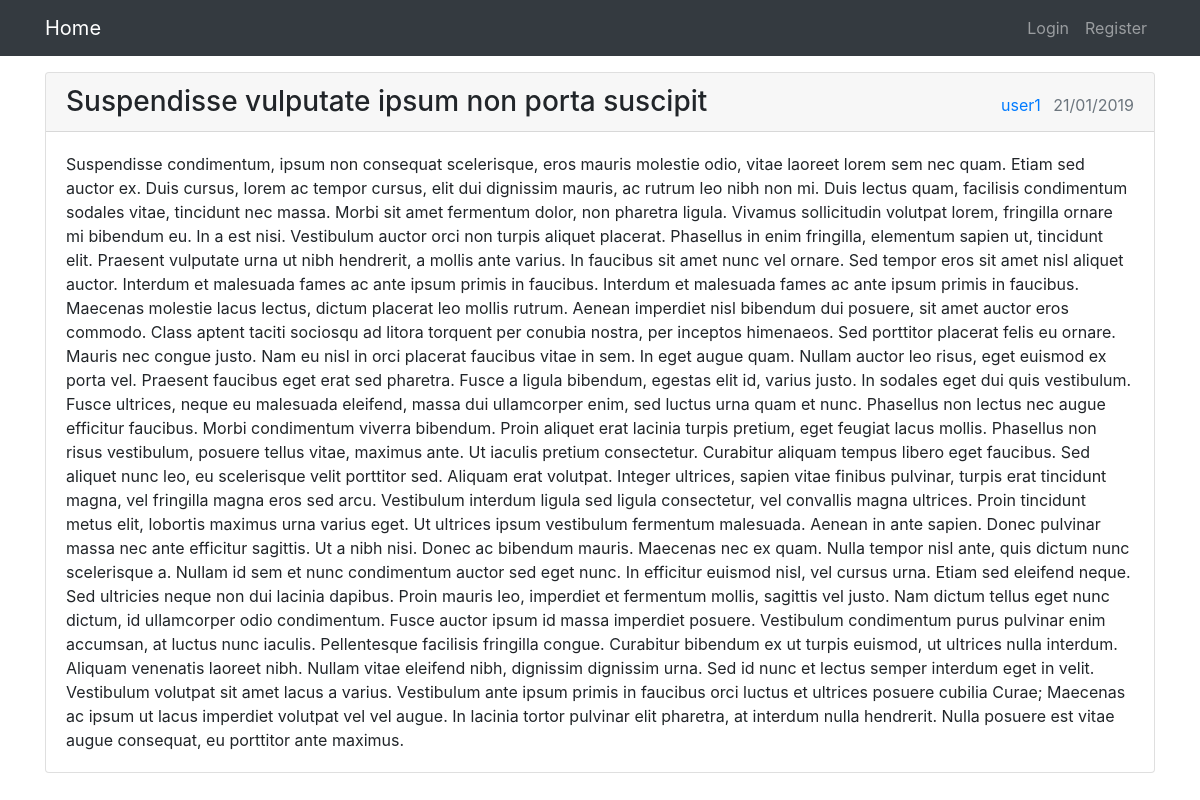
The page /view_post/1 on the database its author committed.
### flaskblog/models.py (models this page shows, shortened)
class Post(db.Model):
    id = db.Column(db.Integer, primary_key=True)
    title = db.Column(db.String(300), nullable=False)
    date_posted = db.Column(db.DateTime, nullable=False, default=datetime.utcnow)
    body = db.Column(db.Text, nullable=False)
    user_id = db.Column(db.Integer, db.ForeignKey('user.id'), nullable=False)

class User(db.Model, UserMixin):
    id = db.Column(db.Integer, primary_key=True)
    username = db.Column(db.String(50), unique=True, nullable=False)
    display_name = db.Column(db.String(50), unique=True, nullable=False)
    password = db.Column(db.Text, nullable=False)
    posts = db.relationship('Post', backref='author', lazy=True)

### flaskblog/routes.py (the view)
@app.route('/view_post/<int:post_id>')
def view_post(post_id):
    post = Post.query.get_or_404(post_id)
    return render_template('pages/view_post.html', post=post)

### flaskblog/templates/pages/view_post.html
{% extends "base.html" %}
{% block content %}
    {% set showPostBody = true %}
    {% include 'components/post.html' %}
{% endblock %}

### flaskblog/templates/base.html (shortened to what this page needs)
<!DOCTYPE html>
<html lang="en">
<head>
    <link rel="stylesheet" href="https://stackpath.bootstrapcdn.com/bootstrap/4.1.3/css/bootstrap.min.css"
>
</head>
<body>
    {% include "components/navbar.html" %}
    <div id="wrapper" class="container py-3">
        {% block content %}{% endblock %}
    </div>
</body>
</html>

### flaskblog/templates/components/navbar.html (shortened to what this page needs)
<nav class="navbar navbar-expand-md navbar-dark bg-dark">
    <div class="container">
        <a class="navbar-brand" href="{{ url_for('index') }}">Home</a>
        <div class="collapse navbar-collapse" id="navbarSupportedContent">
            <div class="navbar-nav ml-auto my-2 my-lg-0">
                {% if current_user.is_authenticated %}
                    <div class="nav-item">
                        {% if request.endpoint == 'post' %}
                            <a class="nav-link active">Create Post</a>
                        {% else %}
                            <a class="nav-link" href="{{ url_for('post') }}">Create Post</a>
                        {% endif %}
                    </div>
                    <div class="nav-item">
                        {% if request.endpoint == 'account' %}
                            <a class="nav-link active">My Account</a>
                        {% else %}
                            <a class="nav-link" href="{{ url_for('account') }}">My Account</a>
                        {% endif %}
                    </div>
                    <div class="nav-item">
                        <a class="nav-link" href="{{ url_for('logout') }}">Logout</a>
                    </div>
                {% else %}
                    <div class="nav-item">
                        {% if request.endpoint == 'login' %}
                            <a class="nav-link active">Login</a>
                        {% else %}
                            <a class="nav-link" href="{{ url_for('login') }}">Login</a>
                        {% endif %}
                    </div>
                    <div class="nav-item">
                        {% if request.endpoint == 'register' %}
                            <a class="nav-link active">Register</a>
                        {% else %}
                            <a class="nav-link" href="{{ url_for('register') }}">Register</a>
                        {% endif %}
                    </div>
                {% endif %}
            </div>
        </div>
    </div>
</nav>

### flaskblog/templates/components/post.html
<div class="card mb-4">
    <div class="card-header d-flex">
        <h3 class="d-inline-block mr-auto mb-0">{{ post.title }}</h3>
        <span class="d-inline-block pt-2">
            {% if not hideAuthor %}
                {% if current_user.is_authenticated and current_user.id == post.author.id %}
                    <a href="{{ url_for('account') }}">Me</a>
                {% else %}
                    <a href="{{ url_for('user', user_display_name=post.author.display_name) }}">{{ post.author.display_name }}</a>
                {% endif %}
            {% endif %}
            <span class="text-muted pl-2">{{ post.date_posted.strftime('%d/%m/%Y') }}</span>
        </span>
    </div>
    <div class="card-body">
        {% if not showPostBody and post.body|length > 500 %}
            <p class="card-text">
                {{ post.body[:500] }}...
                <a href="{{ url_for('view_post', post_id=post.id) }}">Read more</a>
            </p>
        {% else %}
            <p class="card-text">{{ post.body }}</p>
        {% endif %}
    </div>
</div>

### rows shown on the page
Post: title "Suspendisse vulputate ipsum non porta suscipit", date_posted "21/01/2019", body "Suspendisse condimentum, ipsum non consequat scelerisque, eros mauris molestie odio, vitae laoreet lorem sem nec quam. Etiam sed auctor ex. Duis cursus, lorem ac tempor cursus, elit dui dignissim mauris, ac rutrum leo nibh non mi. Duis lectus quam, facilisis condimentum sodales vitae, tincidunt nec massa. Morbi sit amet fermentum dolor, non pharetra ligula. Vivamus sollicitudin volutpat lorem, fringilla ornare mi bibendum eu. In a est nisi. Vestibulum auctor orci non turpis aliquet placerat. Phasellus in enim fringilla, elementum sapien ut, tincidunt elit. Praesent vulputate urna ut nibh hendrerit, a mollis ante varius. In faucibus sit amet nunc vel ornare. Sed tempor eros sit amet nisl…"
User: author.display_name "user1"
